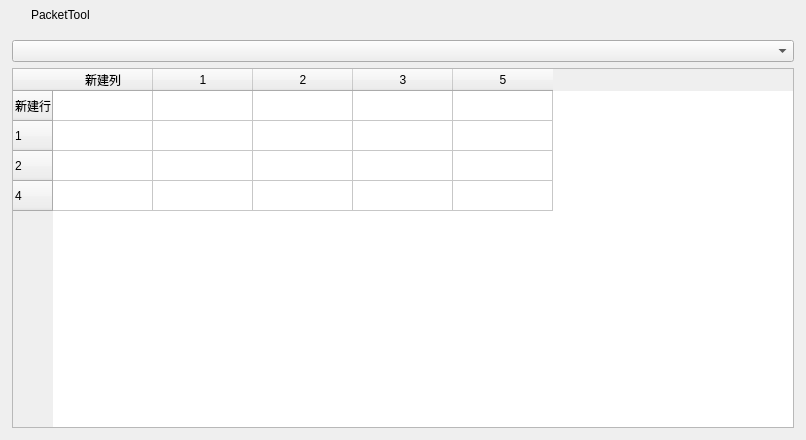
<?xml version="1.0" encoding="UTF-8"?>
<ui version="4.0">
 <class>FrmMain</class>
 <widget class="QDialog" name="FrmMain">
  <property name="geometry">
   <rect>
    <x>0</x>
    <y>0</y>
    <width>806</width>
    <height>440</height>
   </rect>
  </property>
  <property name="sizePolicy">
   <sizepolicy hsizetype="Preferred" vsizetype="Preferred">
    <horstretch>0</horstretch>
    <verstretch>0</verstretch>
   </sizepolicy>
  </property>
  <property name="windowTitle">
   <string>FrmMain</string>
  </property>
  <layout class="QVBoxLayout" name="verticalLayout">
   <property name="spacing">
    <number>0</number>
   </property>
   <property name="leftMargin">
    <number>1</number>
   </property>
   <property name="topMargin">
    <number>1</number>
   </property>
   <property name="rightMargin">
    <number>1</number>
   </property>
   <property name="bottomMargin">
    <number>1</number>
   </property>
   <item>
    <widget class="QWidget" name="widget_title" native="true">
     <property name="sizePolicy">
      <sizepolicy hsizetype="Preferred" vsizetype="Fixed">
       <horstretch>0</horstretch>
       <verstretch>0</verstretch>
      </sizepolicy>
     </property>
     <property name="minimumSize">
      <size>
       <width>100</width>
       <height>28</height>
      </size>
     </property>
     <layout class="QHBoxLayout" name="horizontalLayout_3">
      <property name="spacing">
       <number>0</number>
      </property>
      <property name="leftMargin">
       <number>0</number>
      </property>
      <property name="topMargin">
       <number>0</number>
      </property>
      <property name="rightMargin">
       <number>0</number>
      </property>
      <property name="bottomMargin">
       <number>0</number>
      </property>
      <item>
       <widget class="QLabel" name="lab_Ico">
        <property name="sizePolicy">
         <sizepolicy hsizetype="Minimum" vsizetype="Preferred">
          <horstretch>0</horstretch>
          <verstretch>0</verstretch>
         </sizepolicy>
        </property>
        <property name="minimumSize">
         <size>
          <width>30</width>
          <height>0</height>
         </size>
        </property>
        <property name="text">
         <string/>
        </property>
        <property name="alignment">
         <set>Qt::AlignCenter</set>
        </property>
       </widget>
      </item>
      <item>
       <widget class="QLabel" name="lab_Title">
        <property name="sizePolicy">
         <sizepolicy hsizetype="Expanding" vsizetype="Preferred">
          <horstretch>0</horstretch>
          <verstretch>0</verstretch>
         </sizepolicy>
        </property>
        <property name="styleSheet">
         <string notr="true"/>
        </property>
        <property name="text">
         <string>PacketTool</string>
        </property>
        <property name="alignment">
         <set>Qt::AlignLeading|Qt::AlignLeft|Qt::AlignVCenter</set>
        </property>
       </widget>
      </item>
      <item>
       <widget class="QWidget" name="widget_menu" native="true">
        <property name="sizePolicy">
         <sizepolicy hsizetype="Minimum" vsizetype="Preferred">
          <horstretch>0</horstretch>
          <verstretch>0</verstretch>
         </sizepolicy>
        </property>
        <layout class="QHBoxLayout" name="horizontalLayout">
         <property name="spacing">
          <number>0</number>
         </property>
         <property name="leftMargin">
          <number>0</number>
         </property>
         <property name="topMargin">
          <number>0</number>
         </property>
         <property name="rightMargin">
          <number>0</number>
         </property>
         <property name="bottomMargin">
          <number>0</number>
         </property>
         <item>
          <widget class="QPushButton" name="btnMenu_Min">
           <property name="sizePolicy">
            <sizepolicy hsizetype="Minimum" vsizetype="Expanding">
             <horstretch>0</horstretch>
             <verstretch>0</verstretch>
            </sizepolicy>
           </property>
           <property name="minimumSize">
            <size>
             <width>40</width>
             <height>0</height>
            </size>
           </property>
           <property name="cursor">
            <cursorShape>ArrowCursor</cursorShape>
           </property>
           <property name="focusPolicy">
            <enum>Qt::NoFocus</enum>
           </property>
           <property name="toolTip">
            <string>最小化</string>
           </property>
           <property name="text">
            <string/>
           </property>
           <property name="flat">
            <bool>true</bool>
           </property>
          </widget>
         </item>
         <item>
          <widget class="QPushButton" name="btnMenu_Max">
           <property name="sizePolicy">
            <sizepolicy hsizetype="Minimum" vsizetype="Expanding">
             <horstretch>0</horstretch>
             <verstretch>0</verstretch>
            </sizepolicy>
           </property>
           <property name="minimumSize">
            <size>
             <width>40</width>
             <height>0</height>
            </size>
           </property>
           <property name="cursor">
            <cursorShape>ArrowCursor</cursorShape>
           </property>
           <property name="focusPolicy">
            <enum>Qt::NoFocus</enum>
           </property>
           <property name="toolTip">
            <string>最大化</string>
           </property>
           <property name="text">
            <string/>
           </property>
           <property name="flat">
            <bool>true</bool>
           </property>
          </widget>
         </item>
         <item>
          <widget class="QPushButton" name="btnMenu_Close">
           <property name="sizePolicy">
            <sizepolicy hsizetype="Minimum" vsizetype="Expanding">
             <horstretch>0</horstretch>
             <verstretch>0</verstretch>
            </sizepolicy>
           </property>
           <property name="minimumSize">
            <size>
             <width>40</width>
             <height>0</height>
            </size>
           </property>
           <property name="cursor">
            <cursorShape>ArrowCursor</cursorShape>
           </property>
           <property name="focusPolicy">
            <enum>Qt::NoFocus</enum>
           </property>
           <property name="toolTip">
            <string>关闭</string>
           </property>
           <property name="text">
            <string/>
           </property>
           <property name="flat">
            <bool>true</bool>
           </property>
          </widget>
         </item>
        </layout>
       </widget>
      </item>
     </layout>
    </widget>
   </item>
   <item>
    <widget class="QWidget" name="widget_main" native="true">
     <layout class="QGridLayout" name="gridLayout">
      <item row="1" column="0">
       <widget class="QTableWidget" name="tableWidget">
        <row>
         <property name="text">
          <string>新建行</string>
         </property>
        </row>
        <row>
         <property name="text">
          <string>1</string>
         </property>
        </row>
        <row>
         <property name="text">
          <string>2</string>
         </property>
        </row>
        <row>
         <property name="text">
          <string>4</string>
         </property>
        </row>
        <column>
         <property name="text">
          <string>新建列</string>
         </property>
        </column>
        <column>
         <property name="text">
          <string>1</string>
         </property>
        </column>
        <column>
         <property name="text">
          <string>2</string>
         </property>
        </column>
        <column>
         <property name="text">
          <string>3</string>
         </property>
        </column>
        <column>
         <property name="text">
          <string>5</string>
         </property>
        </column>
       </widget>
      </item>
      <item row="0" column="0">
       <widget class="QComboBox" name="comboBox"/>
      </item>
     </layout>
    </widget>
   </item>
  </layout>
  <zorder>widget_title</zorder>
  <zorder>lab_Title</zorder>
  <zorder>pushButton</zorder>
  <zorder>toolButton</zorder>
  <zorder>widget_main</zorder>
 </widget>
 <layoutdefault spacing="6" margin="11"/>
 <resources/>
 <connections/>
</ui>
